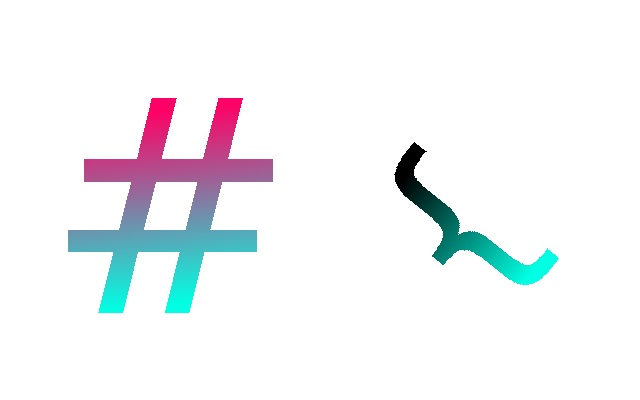
//> input picture cv/img1.jpg, 640 x 400 px
$ ./try   (built with g++ and OpenCV 4)
//> lines starting //> are read from the running program, lines starting //| are printed output that depends on the picture

#include<iostream>
#include <sstream>
#include<opencv2/opencv.hpp>
#include <string>
#include <vector>
#include "opencv2/features2d.hpp"

using namespace std;
using namespace cv;

Mat obrazDopasowania;
void transformuj(Mat &obraz1, Mat &obraz2, Mat &obrazWynikowy, Mat &macierzTransformacji)
{
	Mat obraz1_Gray, obraz2_Gray;
	cvtColor(obraz1, obraz1_Gray, CV_BGR2GRAY);
	cvtColor(obraz2, obraz2_Gray, CV_BGR2GRAY);

	std::vector<KeyPoint> punktyKluczowe1, punktyKluczowe2;
	Mat deskryptory1, deskryptory2;

	int maksymalnaLiczbaDopasowan = 2000;
	Ptr<Feature2D> orb = ORB::create(maksymalnaLiczbaDopasowan);
	orb->detectAndCompute(obraz1_Gray, Mat(), punktyKluczowe1, deskryptory1);
	orb->detectAndCompute(obraz2_Gray, Mat(), punktyKluczowe2, deskryptory2);

	vector<DMatch> dopasowania;
	Ptr<DescriptorMatcher> matcher = DescriptorMatcher::create("BruteForce-Hamming(2)");
	matcher->match(deskryptory1, deskryptory2, dopasowania, Mat());

	sort(dopasowania.begin(), dopasowania.end());

	float procentDobrychDopasowan = 0.17f;
	int liczbaDobrychDopasowan = dopasowania.size() * procentDobrychDopasowan;
	dopasowania.erase(dopasowania.begin() + liczbaDobrychDopasowan, dopasowania.end());

	drawMatches(obraz1, punktyKluczowe1, obraz2, punktyKluczowe2, dopasowania, obrazDopasowania);
	imwrite("dopasowania.jpg", obrazDopasowania);

	vector<Point2f> punkty1, punkty2;

	for (int i = 0; i < dopasowania.size(); i++)
	{
		punkty1.push_back(punktyKluczowe1[dopasowania[i].queryIdx].pt);
		punkty2.push_back(punktyKluczowe2[dopasowania[i].trainIdx].pt);
	}

	macierzTransformacji = findHomography(punkty1, punkty2, RANSAC);
	warpPerspective(obraz1, obrazWynikowy, macierzTransformacji, obraz2.size());
}


int main(int argc, char **argv)
{
	string nazwa1 = "img1.jpg";
	cout << "Obraz1: " << nazwa1<<endl;
	Mat obraz1 = imread(nazwa1);
//> obraz1 is the input picture: 400 rows x 640 cols, CV_8UC3; mean B, G, R 246.2, 244, 242

	string nazwa2("img2.jpg");
	cout << "Obraz2: " << nazwa2 << endl;
	Mat obraz2 = imread(nazwa2);
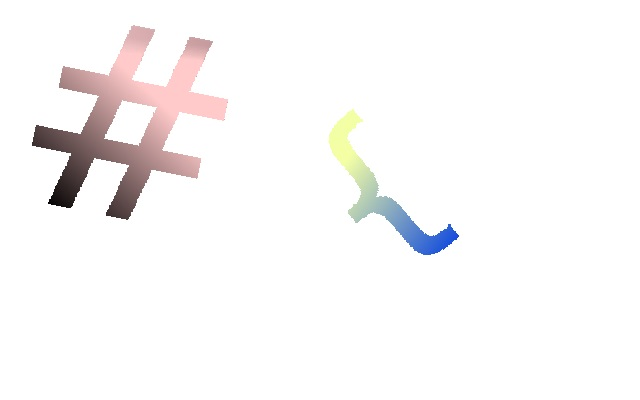
//> input picture cv/img2.jpg, 640 x 400 px
//> obraz2 is the input picture: 400 rows x 640 cols, CV_8UC3; mean B, G, R 247.6, 247.6, 249.3

	Mat obrazWynikowy, macierzTransformacji;

	transformuj(obraz2, obraz1, obrazWynikowy, macierzTransformacji);
//> in transformuj, `cvtColor(obraz1, obraz1_Gray, CV_BGR2GRAY);`:
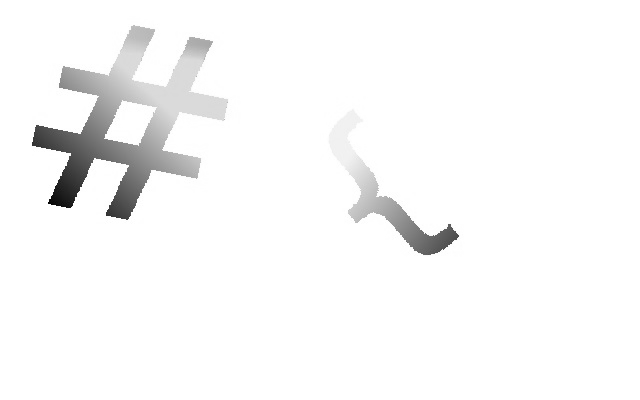
//> obraz1_Gray: 400 rows x 640 cols, CV_8UC1; min 4, max 255, mean 248.1
//> in transformuj, `cvtColor(obraz2, obraz2_Gray, CV_BGR2GRAY);`:
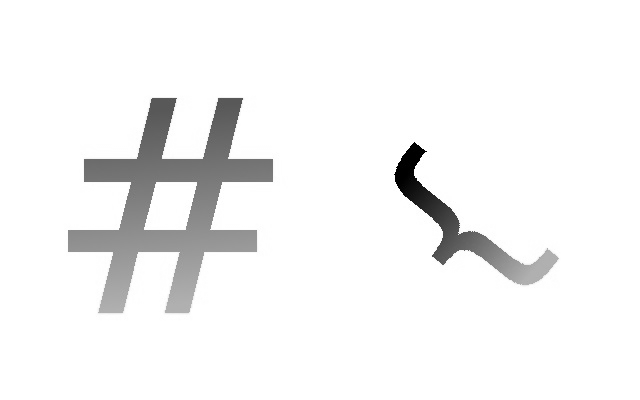
//> obraz2_Gray: 400 rows x 640 cols, CV_8UC1; min 0, max 255, mean 243.6
//> in transformuj, `orb->detectAndCompute(obraz1_Gray, Mat(), punktyKluczowe1, deskryptory..`: punktyKluczowe1 = 490 keypoints; strongest (x, y, size): (48, 202, 31), (49, 200, 37.2), (49, 202, 44.6), (106, 213, 31)
//> in transformuj, `orb->detectAndCompute(obraz2_Gray, Mat(), punktyKluczowe2, deskryptory..`: punktyKluczowe2 = 495 keypoints; strongest (x, y, size): (414, 143, 31), (424, 151, 37.2), (423, 151, 44.6), (412, 146, 92.6)
//> in transformuj, `matcher->match(deskryptory1, deskryptory2, dopasowania, Mat());`: dopasowania = 490 matches
//> in transformuj, `int liczbaDobrychDopasowan = dopasowania.size() * procentDobrychDopaso..`: liczbaDobrychDopasowan = 83
//> in transformuj, `dopasowania.erase(dopasowania.begin() + liczbaDobrychDopasowan, dopaso..`: dopasowania = 83 matches
//> in transformuj, `drawMatches(obraz1, punktyKluczowe1, obraz2, punktyKluczowe2, dopasowa..`:
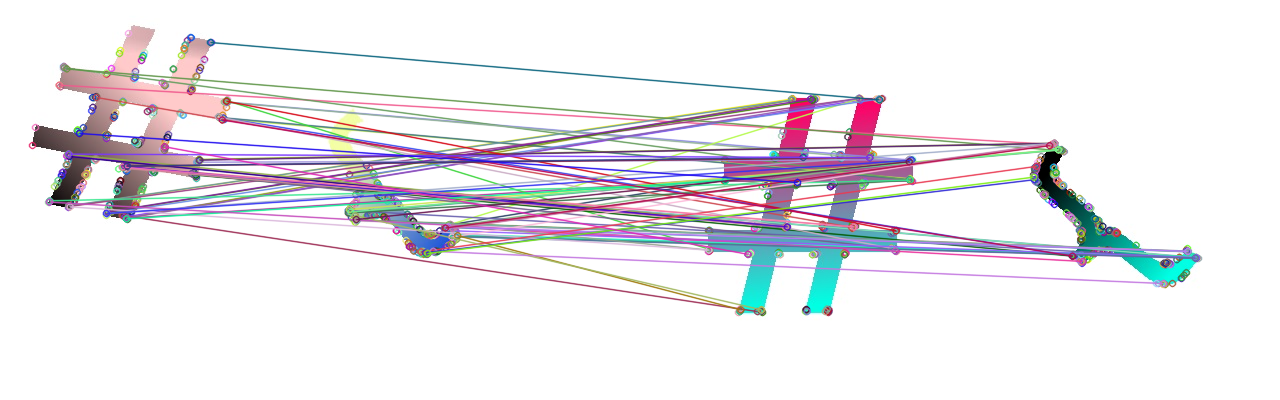
//> obrazDopasowania: 400 rows x 1280 cols, CV_8UC3; mean B, G, R 236.7, 232.9, 234.8
//> the loop in transformuj, `for (int i = 0; i < dopasowania.size(); i++)` made 83 passes
//> after the loop in transformuj, `for (int i = 0; i < dopasowania.size(); i++)`: punkty1 = 83 Points (x, y), first 12: [221.9, 118.2], [124.4, 216.5], [126.5, 217.7], [456.2, 234.3], [126.1, 217.7], [194.1, 174.2], [69.12, 205.6], [222.9, 117.5], [448.8, 224.4], [226, 101.6], [58.75, 84.67], [219, 117]; punkty2 = 83 Points (x, y), first 12: [269.6, 178.3], [219.8, 99.53], [151.4, 99.53], [555.7, 257.1], [85.02, 178.3], [555.7, 257.1], [152.1, 98.5], [432, 255.6], [84.67, 179.7], [269.6, 159.7], [411.8, 144], [268.7, 179.2]
//> in transformuj, `macierzTransformacji = findHomography(punkty1, punkty2, RANSAC);`: macierzTransformacji = [[0.972, 1.26, -59.41], [-0.344, 1.67, 79.68], [-0.00104, 0.00298, 1]]
//> in transformuj, `warpPerspective(obraz1, obrazWynikowy, macierzTransformacji, obraz2.si..`:
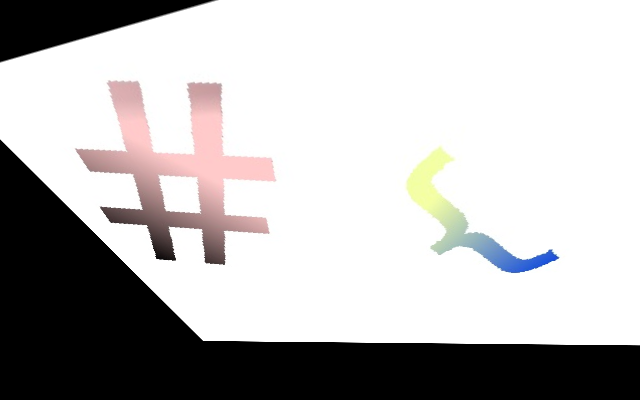
//> obrazWynikowy: 400 rows x 640 cols, CV_8UC3; mean B, G, R 184.6, 184.9, 186.7


	imwrite("result.jpg", obrazWynikowy);
	cout << "Macierz transformacji:\n" << macierzTransformacji << endl;
//| Macierz transformacji:
//| [0.971785505939606, 1.262083320941782, -59.40727710352847;
//|  -0.3438549994198205, 1.668832416016176, 79.68418144520182;
//|  -0.001044874504478976, 0.002983361420621467, 1]

	imshow("Obraz1", obraz1);
	imshow("Obraz2", obraz2);
	imshow("Wynik", obrazWynikowy);
	imshow("Dopasowania", obrazDopasowania);
	waitKey(0);
	system("pause");
	return 0;
}
